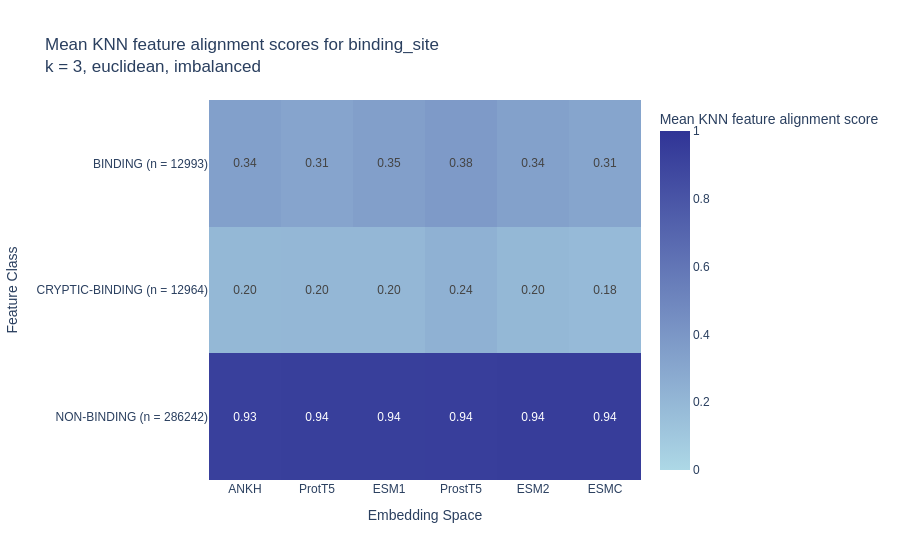

Here is the notebook cell this chart was saved with:
### Markdown cell above
### Whole dataset
Take the kNN scores computed externally for the whole dataset (balanced regular/cryptic, but including ALL non-binding) and plot the heatmap

### Code cell
import pandas as pd
import plotly.express as px

def plot_scores(path):
    k=3
    metric = 'euclidean'
    feature = 'binding_site'

    performances = []
    for file in os.listdir(path):
        if not file.endswith('.csv'):
            continue
        performance = pd.read_csv(f'{path}/{file}', delimiter=',')
        emb_space = performance.columns[1]
        regular_binding_score = performance.iloc[0][emb_space]
        cryptic_binding_score = performance.iloc[1][emb_space]
        non_binding_score = performance.iloc[2][emb_space]
        performances.append((emb_space, regular_binding_score, cryptic_binding_score, non_binding_score))

    performances = pd.DataFrame(performances, columns=['Embedding Space', \
                                                       performance.iloc[0][performance.columns[0]], \
                                                       performance.iloc[1][performance.columns[0]], \
                                                       performance.iloc[2][performance.columns[0]]])
    heatmap_data = performances.set_index('Embedding Space').T

    fig = px.imshow(
        heatmap_data,
        labels={
            "x": "Embedding Space",
            "y": "Feature Class",
            "color": "Mean KNN feature alignment score",
        },
        title=f"Mean KNN feature alignment scores for {feature}<br>k = {k}, {metric}, imbalanced",
        color_continuous_scale=[
        (0.0, "lightblue"),
        (1.0, '#303496'),],
        text_auto=".2f",
        aspect="auto",
        range_color=[0,1],  
    )

    fig.update_layout(font=dict(family="Arial"))
    fig.show()
plot_scores(f'{IMG_OUTPUT_PATH}/knn-binding-sites')

### Figure 1 — Plotly figure (JSON) as saved in the notebook; plotly's stock layout.template omitted (floating-point values rounded to 4 significant figures)
{"data": [{"coloraxis": "coloraxis", "hovertemplate": "Embedding Space: %{x}<br>Feature Class: %{y}<br>Mean KNN feature alignment score: %{z}<extra></extra>", "name": "0", "texttemplate": "%{z:.2f}", "type": "heatmap", "x": ["ANKH", "ProtT5", "ESM1", "ProstT5", "ESM2", "ESMC"], "xaxis": "x", "y": ["BINDING (n = 12993)", "CRYPTIC-BINDING (n = 12964)", "NON-BINDING (n = 286242)"], "yaxis": "y", "z": [[0.3423, 0.3141, 0.3478, 0.3758, 0.3357, 0.3131], [0.1961, 0.2012, 0.1994, 0.2401, 0.1979, 0.1802], [0.9282, 0.9357, 0.9358, 0.9384, 0.9445, 0.9443]]}], "layout": {"coloraxis": {"cmax": 1, "cmin": 0, "colorbar": {"title": {"text": "Mean KNN feature alignment score"}}, "colorscale": [[0, "lightblue"], [1, "#303496"]]}, "font": {"family": "Arial"}, "title": {"text": "Mean KNN feature alignment scores for binding_site<br>k = 3, euclidean, imbalanced"}, "xaxis": {"anchor": "y", "domain": [0, 1], "title": {"text": "Embedding Space"}}, "yaxis": {"anchor": "x", "autorange": "reversed", "domain": [0, 1], "title": {"text": "Feature Class"}}}}
